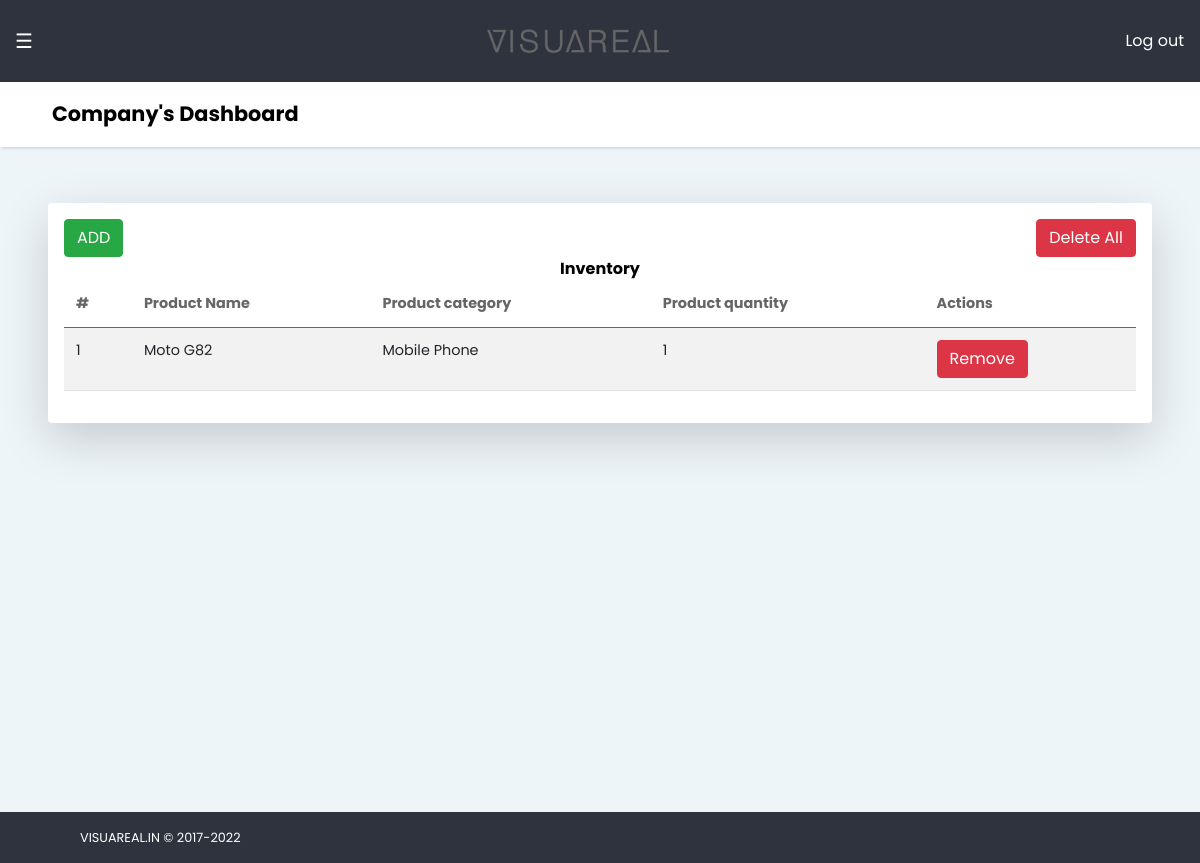
Page /company/companyInventoryList/COMP1/ on the committed database.
### Company/models.py (models this page shows, shortened)
class Inventory(models.Model):
	productName = models.CharField(max_length= 255, verbose_name= "Product Name")
	productCategory = models.CharField(max_length= 255, verbose_name= "Product Category")
	productQuantity = models.CharField(max_length= 255, verbose_name= "Product Quantity")
	price = models.IntegerField(verbose_name= "Product Price" , default=5000)
	point = models.IntegerField(default=5, verbose_name= "Product Ponits", blank=True, null=True)
	class Meta:
		abstract = True

class CompanyInventory(Inventory):
	user = models.ForeignKey('Users.User', on_delete=models.CASCADE)
	companyName = models.ForeignKey('Company.AddCompany', on_delete= models.CASCADE, blank= True, null= True)

### Company/views.py (the view)
# urls.py: path('companyInventoryList/<slug:ref>/', views.companyInventoryList, name="companyInventoryList"),
def companyInventoryList(request, ref=''):
	if ref:
		user = User.objects.get(referrelCode= ref)
		if user is not None:
			contents = CompanyInventory.objects.filter(user = user).all()
			context = {
				'all_data' : contents,
				'extend' : 'base.html',
				'url' : 'company',
				'name' : "Company's",
				'user': user,
				'ref': ref,
			}
			return render(request, 'company/inventorylist.html', context)
	else:
		return redirect('login')

### templates/company/inventorylist.html
{% extends extend %}
{% block content%}
<div class=" shadow-lg bg-white rounded p-3 ms-5 me-5" id="inventoryT">
    <div class="h-60  table-responsive-custom" >
                <div class="d-flex justify-content-between">
                  <form method="POST" class="d-flex justify-content-between">
                    <a type="submit" name="add" onclick="window.open('../../companyAddInventory/{{ref}}','popup','width=600,height=600');"  class="btn btn-success">ADD</a>
                  </form>
                  <a type="button" name="delete" href="{% url 'companyDeleteInventoryAll' ref %}" class="btn btn-danger">Delete All</a>
                </div>
                  <span class="d-flex justify-content-center"><strong>Inventory</strong></span>
                  <table  class="table table-striped">
                    <thead>
                      <tr>
                        <th scope="col">#</th>
                        <th scope="col">Product Name</th>
                        <th scope="col">Product category</th>
                        <th scope="col">Product quantity</th>
                        <th scope="col">Actions</th>
                      </tr>
                    </thead>
                    <tbody id="table1">
                      {% for data in all_data %}
                      <tr>
                        <td>
                          {{forloop.counter}}
                        </td>
                        <td>
                          {{data.productName}}
                        </td>
                        <td>
                          {{data.productCategory}}
                        </td>
                        <td>
                          {{data.productQuantity}}
                        </td>
                        <td>
                          <a type="button" name="delete" href="{% url 'companyDeleteInventory' ref data.pk %}" class="btn btn-danger">Remove</a>
                        </td>
                      </tr>
                      {% endfor %}
                  </table>
    </div>
</div>
{% endblock %}

### static/css/custom.css (style rules this page uses)
.table-responsive-custom { overflow-x: auto; -webkit-overflow-scrolling: touch; max-height: 500px; }

### rows in the picture
CompanyInventory: productName "Moto G82", productCategory "Mobile Phone", productQuantity "1"

### other values in the picture
{{ name }} "Company's"
